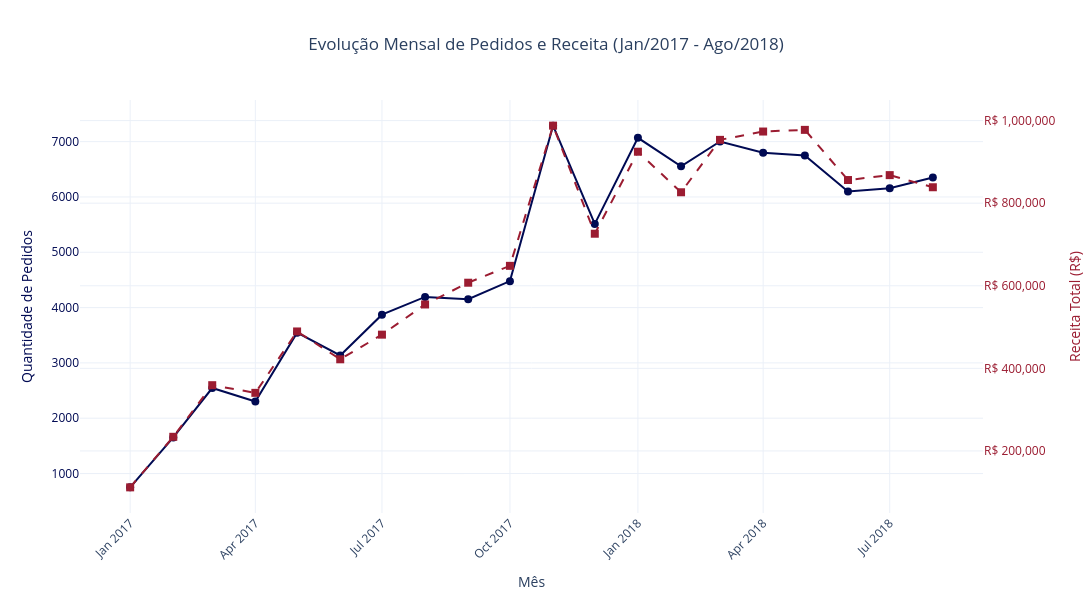

Write notebook code for a chart like this one.
### Code cell
import plotly.graph_objects as go

fig_combinado = go.Figure()

# Linha de pedidos (azul-marinho)
fig_combinado.add_trace(
    go.Scatter(
        x=evolucao_mensal['ano_mes_str'],
        y=evolucao_mensal['qtd_pedidos'],
        name='Pedidos',
        mode='lines+markers',
        line=dict(color='#000A53', width=2),
        marker=dict(size=8, symbol='circle'),
        yaxis='y1'
    )
)

# Linha de receita (vinho)
fig_combinado.add_trace(
    go.Scatter(
        x=evolucao_mensal['ano_mes_str'],
        y=evolucao_mensal['receita_total'],
        name='Receita (R$)',
        mode='lines+markers',
        line=dict(color='#9b1c31', width=2, dash='dash'),
        marker=dict(size=8, symbol='square'),
        yaxis='y2'
    )
)

# Configura o layout com os dois eixos Y
fig_combinado.update_layout(
    title=dict(
        text='Evolução Mensal de Pedidos e Receita (Jan/2017 - Ago/2018)',
        x=0.5,
        xanchor='center'
    ),
    xaxis=dict(title='Mês', tickangle=-45),
    yaxis=dict(
        title=dict(text='Quantidade de Pedidos', font=dict(color='#000A53')),
        tickfont=dict(color='#000A53'),
        side='left'
    ),
    yaxis2=dict(
        title=dict(text='Receita Total (R$)', font=dict(color='#9b1c31')),
        tickfont=dict(color='#9b1c31'),
        tickprefix='R$ ',
        tickformat=',.0f',
        side='right',
        overlaying='y'
    ),
    template='plotly_white',
    showlegend=False,
    width=1200,
    height=600
)

fig_combinado.show()

### Figure 1 — Plotly figure (JSON) as saved in the notebook; plotly's stock layout.template omitted (floating-point values rounded to 4 significant figures)
{"data": [{"line": {"color": "#000A53", "width": 2}, "marker": {"size": 8, "symbol": "circle"}, "mode": "lines+markers", "name": "Pedidos", "type": "scatter", "x": ["2017-01", "2017-02", "2017-03", "2017-04", "2017-05", "2017-06", "2017-07", "2017-08", "2017-09", "2017-10", "2017-11", "2017-12", "2018-01", "2018-02", "2018-03", "2018-04", "2018-05", "2018-06", "2018-07", "2018-08"], "y": [750, 1653, 2546, 2303, 3546, 3135, 3872, 4193, 4150, 4478, 7289, 5513, 7069, 6555, 7003, 6798, 6749, 6099, 6159, 6351], "yaxis": "y"}, {"line": {"color": "#9b1c31", "dash": "dash", "width": 2}, "marker": {"size": 8, "symbol": "square"}, "mode": "lines+markers", "name": "Receita (R$)", "type": "scatter", "x": ["2017-01", "2017-02", "2017-03", "2017-04", "2017-05", "2017-06", "2017-07", "2017-08", "2017-09", "2017-10", "2017-11", "2017-12", "2018-01", "2018-02", "2018-03", "2018-04", "2018-05", "2018-06", "2018-07", "2018-08"], "y": [111800.0, 234200.0, 359200.0, 340700.0, 489300.0, 421900.0, 481600.0, 554700.0, 607400.0, 648200.0, 987800.0, 726000.0, 924600.0, 826400.0, 953400.0, 973500.0, 977500.0, 856100.0, 868000.0, 838600.0], "yaxis": "y2"}], "layout": {"height": 600, "showlegend": false, "title": {"text": "Evolução Mensal de Pedidos e Receita (Jan/2017 - Ago/2018)", "x": 0.5, "xanchor": "center"}, "width": 1200, "xaxis": {"tickangle": -45, "title": {"text": "Mês"}}, "yaxis": {"side": "left", "tickfont": {"color": "#000A53"}, "title": {"font": {"color": "#000A53"}, "text": "Quantidade de Pedidos"}}, "yaxis2": {"overlaying": "y", "side": "right", "tickfont": {"color": "#9b1c31"}, "tickformat": ",.0f", "tickprefix": "R$ ", "title": {"font": {"color": "#9b1c31"}, "text": "Receita Total (R$)"}}}}
